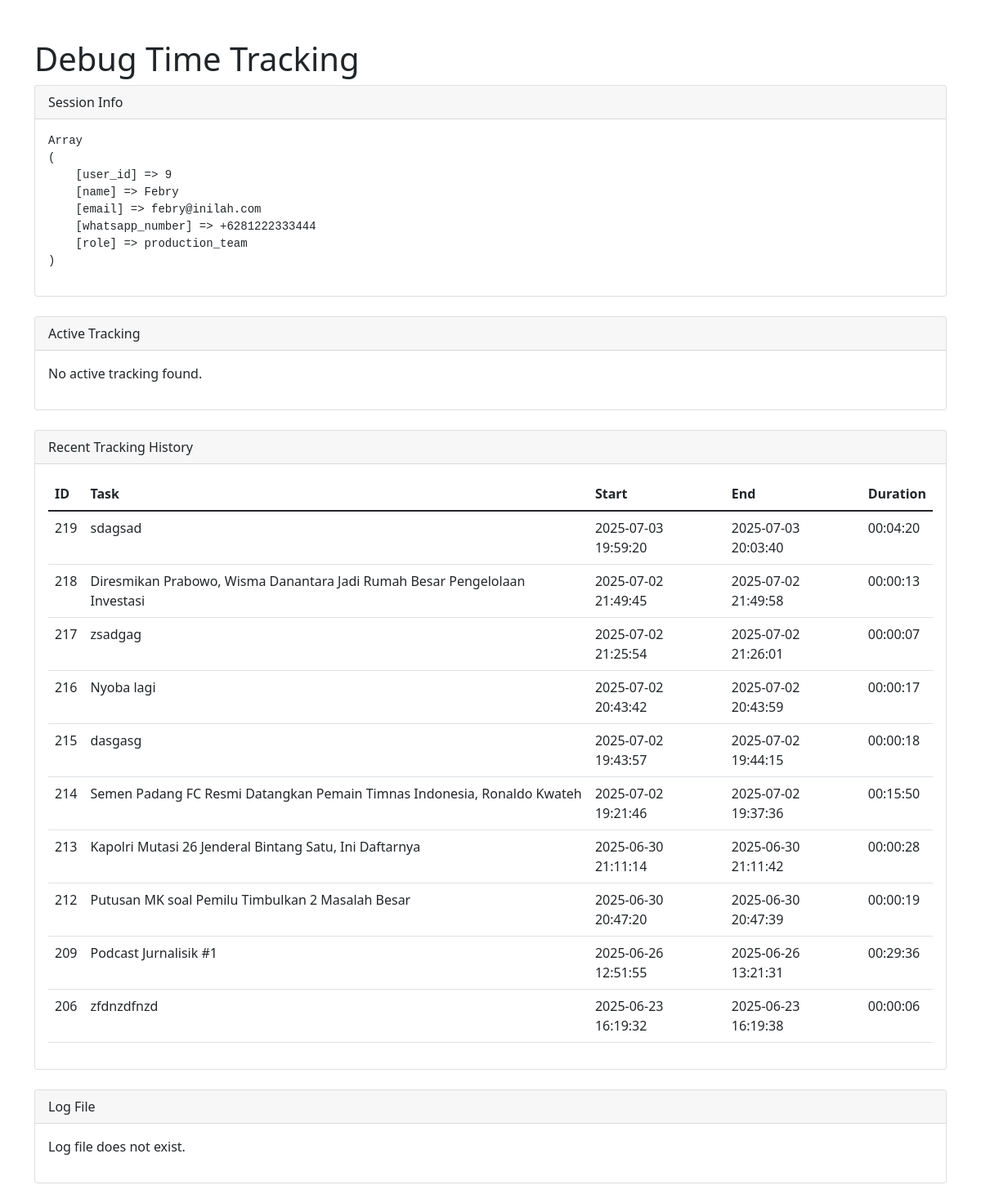
The page /debug_tracking.php (signed in) on the database as committed earlier.
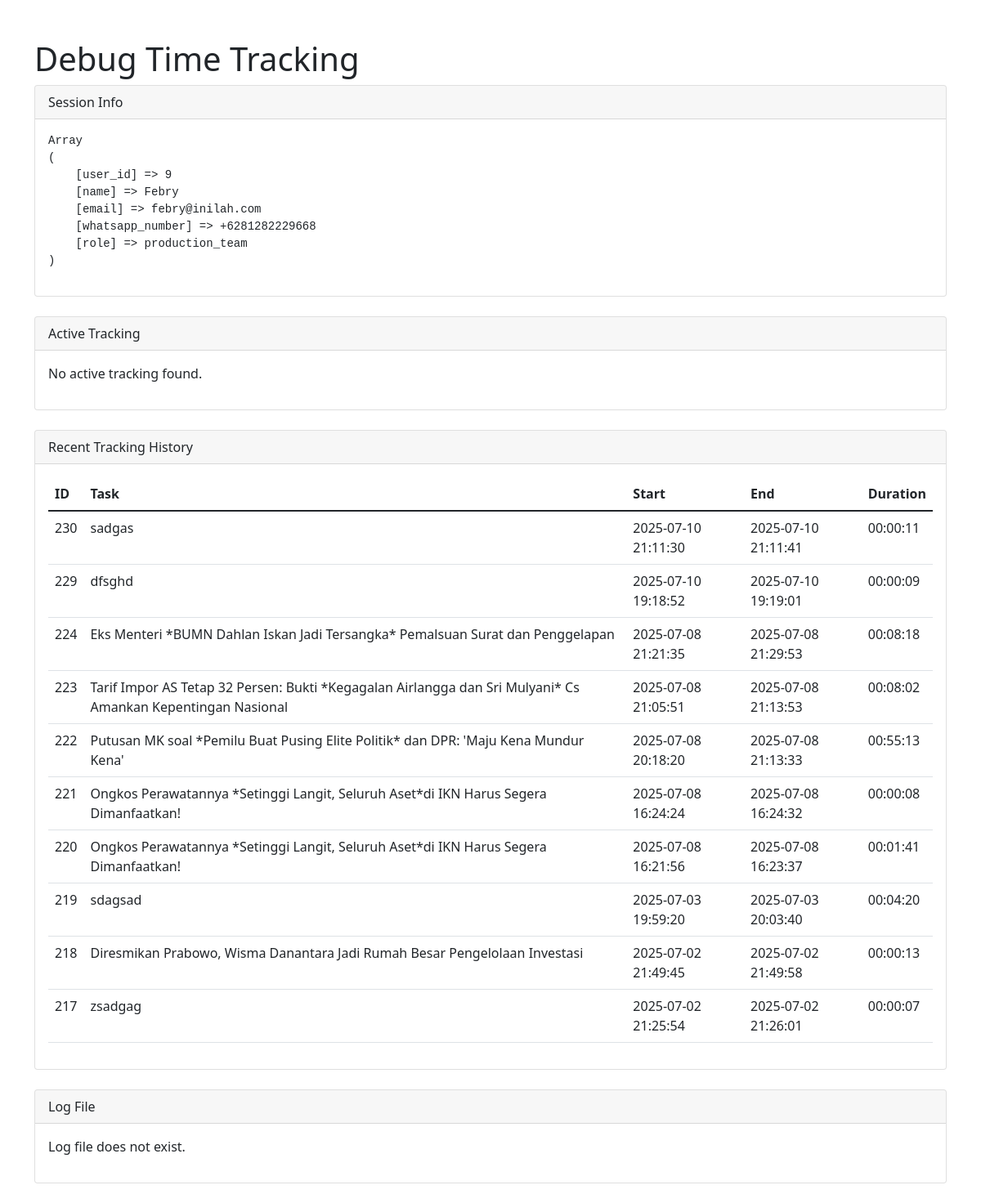
The same page on the database as committed later.
### tables this page shows
CREATE TABLE `time_tracking` (
  `id` int(11) NOT NULL,
  `task_id` int(11) NOT NULL,
  `start_time` datetime NOT NULL,
  `end_time` datetime DEFAULT NULL,
  `user_id` int(11) NOT NULL,
  `is_auto` tinyint(1) DEFAULT 0,
  `notes` text DEFAULT NULL
);

CREATE TABLE `tasks` (
  `id` int(11) NOT NULL,
  `title` varchar(255) NOT NULL,
  `description` text DEFAULT NULL,
  `category_id` int(11) NOT NULL,
  `content_type_id` int(11) NOT NULL,
  `content_pillar_id` int(11) NOT NULL,
  `account_id` int(11) NOT NULL,
  `status` enum('draft','waiting_head_confirmation','waiting_redaktur_confirmation','waiting_confirmation','in_production','ready_for_review','uploaded','completed','revision','rejected','cancelled','overdue') DEFAULT 'draft',
  `priority` enum('low','medium','high') DEFAULT 'medium',
  `points` decimal(5,2) DEFAULT NULL,
  `created_by` int(11) NOT NULL,
  `assigned_to` int(11) NOT NULL,
  `deadline` datetime DEFAULT NULL,
  `uploaded_link` varchar(255) DEFAULT NULL,
  `notes` text DEFAULT NULL,
  `rejection_reason` text DEFAULT NULL,
  `is_verified` tinyint(1) DEFAULT 0,
  `rating` int(11) DEFAULT NULL,
  `created_at` timestamp NOT NULL DEFAULT current_timestamp(),
  `updated_at` timestamp NOT NULL DEFAULT current_timestamp() ON UPDATE current_timestamp(),
  `file_path` varchar(255) DEFAULT NULL,
  `verified_at` datetime DEFAULT NULL,
  `client_name` varchar(255) DEFAULT NULL,
  `platform_count` int(11) DEFAULT 0,
  `source_link` text DEFAULT NULL
);

### debug_tracking.php (the view, shortened to what this page needs)
<?php
require_once 'config/database.php';
$userId = $_SESSION['user_id'] ?? 0;
$logFile = "logs/auto_tracking.log";
?>
<!DOCTYPE html>
<html lang="en">
<head>
    <link href="https://cdn.jsdelivr.net/npm/bootstrap@5.1.3/dist/css/bootstrap.min.css" rel="stylesheet">
</head>
<body>
    <div class="container mt-5">
        <h1>Debug Time Tracking</h1>
        <div class="card mb-4">
            <div class="card-header">Session Info</div>
            <div class="card-body">
                <pre><?php print_r($_SESSION); ?></pre>
            </div>
        </div>
        <div class="card mb-4">
            <div class="card-header">Active Tracking</div>
            <div class="card-body">
                <?php
                try {
                    $stmt = $pdo->prepare("
                        SELECT tt.*, t.title
                        FROM time_tracking tt
                        JOIN tasks t ON tt.task_id = t.id
                        WHERE tt.user_id = ? AND tt.end_time IS NULL
                    ");
                    $stmt->execute([$userId]);
                    $activeTracking = $stmt->fetch(PDO::FETCH_ASSOC);
                    if ($activeTracking) {
                        echo "<pre>";
                        print_r($activeTracking);
                        echo "</pre>";
                    } else {
                        echo "<p>No active tracking found.</p>";
                    }
                } catch (Exception $e) {
                    echo "<p>Error: " . $e->getMessage() . "</p>";
                }
                ?>
            </div>
        </div>
        <div class="card mb-4">
            <div class="card-header">Recent Tracking History</div>
            <div class="card-body">
                <?php
                try {
                    $stmt = $pdo->prepare("
                        SELECT tt.*, t.title
                        FROM time_tracking tt
                        JOIN tasks t ON tt.task_id = t.id
                        WHERE tt.user_id = ?
                        ORDER BY tt.start_time DESC
                        LIMIT 10
                    ");
                    $stmt->execute([$userId]);
                    $history = $stmt->fetchAll(PDO::FETCH_ASSOC);
                    if (count($history) > 0) {
                        echo "<table class='table'>";
                        echo "<thead><tr><th>ID</th><th>Task</th><th>Start</th><th>End</th><th>Duration</th></tr></thead>";
                        echo "<tbody>";
                        foreach ($history as $item) {
                            $start = new DateTime($item['start_time']);
                            $end = $item['end_time'] ? new DateTime($item['end_time']) : new DateTime();
                            $duration = $start->diff($end);
                            echo "<tr>";
                            echo "<td>" . $item['id'] . "</td>";
                            echo "<td>" . htmlspecialchars($item['title']) . "</td>";
                            echo "<td>" . $item['start_time'] . "</td>";
                            echo "<td>" . ($item['end_time'] ?? 'Active') . "</td>";
                            echo "<td>" . $duration->format('%H:%I:%S') . "</td>";
                            echo "</tr>";
                        }
                        echo "</tbody></table>";
                    } else {
                        echo "<p>No tracking history found.</p>";
                    }
                } catch (Exception $e) {
                    echo "<p>Error: " . $e->getMessage() . "</p>";
                }
                ?>
            </div>
        </div>
        <div class="card mb-4">
            <div class="card-header">Log File</div>
            <div class="card-body">
                <?php
                if (file_exists($logFile)) {
                    $logs = file($logFile);
                    $logs = array_slice($logs, -50);
                    foreach ($logs as $log) {
                        echo htmlspecialchars($log) . "<br>";
                    }
                } else {
                    echo "<p>Log file does not exist.</p>";
                }
                ?>
            </div>
        </div>
    </div>
</body>
</html>

Rows that differ between the two databases and show on the page:
no longer on this page (row unchanged): time_tracking: id "216", task.title "Nyoba lagi", start_time "2025-07-02 20:43:42", end_time "2025-07-02 20:43:59", $duration->format('%H:%I:%S') "00:00:17"
no longer on this page (row unchanged): time_tracking: id "215", task.title "dasgasg", start_time "2025-07-02 19:43:57", end_time "2025-07-02 19:44:15", $duration->format('%H:%I:%S') "00:00:18"
no longer on this page (row unchanged): time_tracking: id "214", task.title "Semen Padang FC Resmi Datangkan Pemain Timnas Indonesia, Ronaldo Kwateh", start_time "2025-07-02 19:21:46", end_time "2025-07-02 19:37:36", $duration->format('%H:%I:%S') "00:15:50"
no longer on this page (row unchanged): time_tracking: id "213", task.title "Kapolri Mutasi 26 Jenderal Bintang Satu, Ini Daftarnya", start_time "2025-06-30 21:11:14", end_time "2025-06-30 21:11:42", $duration->format('%H:%I:%S') "00:00:28"
no longer on this page (row unchanged): time_tracking: id "212", task.title "Putusan MK soal Pemilu Timbulkan 2 Masalah Besar", start_time "2025-06-30 20:47:20", end_time "2025-06-30 20:47:39", $duration->format('%H:%I:%S') "00:00:19"
no longer on this page (row unchanged): time_tracking: id "209", task.title "Podcast Jurnalisik #1", start_time "2025-06-26 12:51:55", end_time "2025-06-26 13:21:31", $duration->format('%H:%I:%S') "00:29:36"
no longer on this page (row unchanged): time_tracking: id "206", task.title "zfdnzdfnzd", start_time "2025-06-23 16:19:32", end_time "2025-06-23 16:19:38", $duration->format('%H:%I:%S') "00:00:06"
added time_tracking: id "230", task.title "sadgas", start_time "2025-07-10 21:11:30", end_time "2025-07-10 21:11:41", $duration->format('%H:%I:%S') "00:00:11"
added time_tracking: id "229", task.title "dfsghd", start_time "2025-07-10 19:18:52", end_time "2025-07-10 19:19:01", $duration->format('%H:%I:%S') "00:00:09"
added time_tracking: id "224", task.title "Eks Menteri *BUMN Dahlan Iskan Jadi Tersangka* Pemalsuan Surat dan Penggelapan", start_time "2025-07-08 21:21:35", end_time "2025-07-08 21:29:53", $duration->format('%H:%I:%S') "00:08:18"
added time_tracking: id "223", task.title "Tarif Impor AS Tetap 32 Persen: Bukti *Kegagalan Airlangga dan Sri Mulyani* Cs Amankan Kepentingan Nasional", start_time "2025-07-08 21:05:51", end_time "2025-07-08 21:13:53", $duration->format('%H:%I:%S') "00:08:02"
added time_tracking: id "222", task.title "Putusan MK soal *Pemilu Buat Pusing Elite Politik* dan DPR: 'Maju Kena Mundur Kena'", start_time "2025-07-08 20:18:20", end_time "2025-07-08 21:13:33", $duration->format('%H:%I:%S') "00:55:13"
added time_tracking: id "221", task.title "Ongkos Perawatannya *Setinggi Langit, Seluruh Aset*di IKN Harus Segera Dimanfaatkan!", start_time "2025-07-08 16:24:24", end_time "2025-07-08 16:24:32", $duration->format('%H:%I:%S') "00:00:08"
added time_tracking: id "220", task.title "Ongkos Perawatannya *Setinggi Langit, Seluruh Aset*di IKN Harus Segera Dimanfaatkan!", start_time "2025-07-08 16:21:56", end_time "2025-07-08 16:23:37", $duration->format('%H:%I:%S') "00:01:41"
Other text that changed with them:
text no longer shown: "Array ( [user_id] => 9 [name] => Febry [email] => febry@inilah.com [whatsapp_number] => +6281222333444 [role] => production_team )"
text now shown: "Array ( [user_id] => 9 [name] => Febry [email] => febry@inilah.com [whatsapp_number] => +6281282229668 [role] => production_team )"
